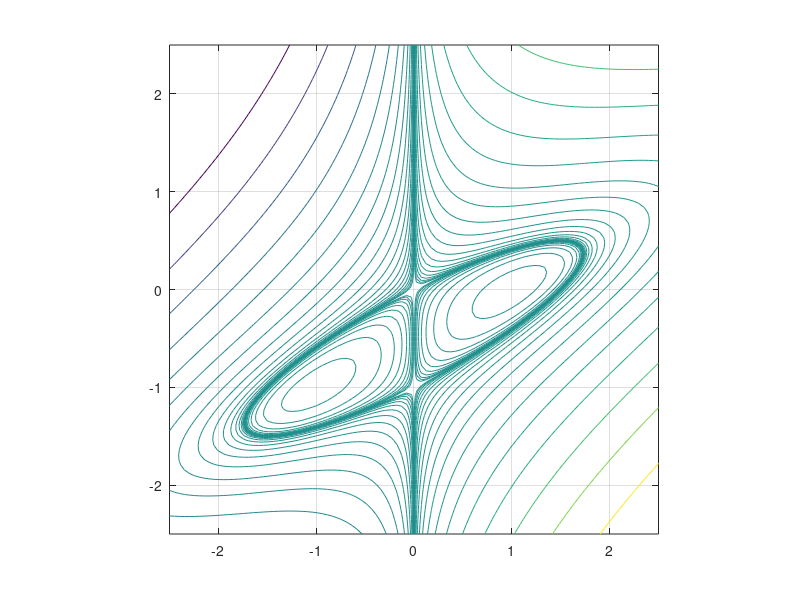

Write MATLAB code to recreate this figure.
xx=linspace(-2.5,2.5,100);y=xx;[xx,y]=meshgrid(xx,y);
f = 2*xx.^3 - 3*xx.^2 - 6*xx.*y.*(xx-y-1);
v=logspace(-2,2,20);
contour(xx,y,f,v);axis('equal');hold on;
contour(xx,y,f,-v);axis('equal');hold on;grid on;
